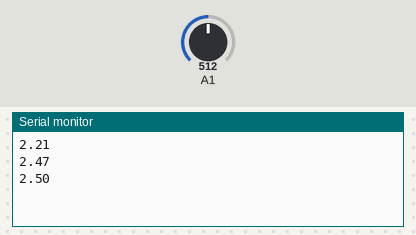
Recording of a sketch running on a simulated Arduino Uno, built with avr-gcc and run on an emulated ATmega328P. On the bench: the last lines printed to the serial monitor. Inputs (shaded band) come from the test bench; at power-on: A1 = 512.

Above: at 1.2 s.
1.3 s: A1 set to 716
At 1.9 s:
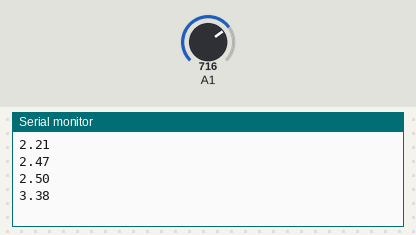
2.8 s: A1 set to 900
At 3.4 s:
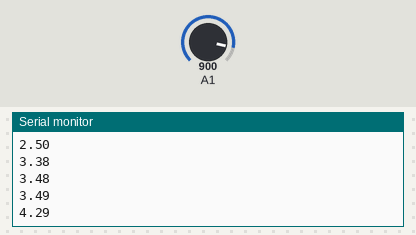
Timing chart, 0 to 5.8 s (numbered marks = the images above; inputs shaded):
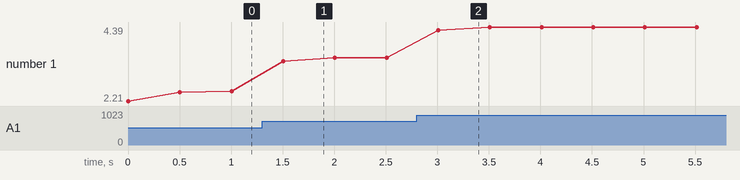

Measured:
- after the input at 1.3 s, the serial monitor: prints a new line after 0.21 s (image 1)
- after the input at 2.8 s, the serial monitor: prints a new line after 0.21 s (image 2)
- plotted number 1: 2.5 → 3.49 after the input at 1.3 s, 3.49 → 4.39 after the input at 2.8 s

The sketch:

lab04.ino
```cpp
float sensorValue;
  float sensorVoltage;
  float R1=0;
  float R2=1114000;
  int Vin=5;
  int i;


void setup()
{
 Serial.begin(9600);

}

void loop()
{
  for (i=0;i<=5;i++)
    sensorValue = 0.7* sensorValue + 0.3* analogRead(A1);
  sensorVoltage = sensorValue * 5 / 1024;
  // sensorVoltage= Vin * R1 / (R1+R2)
  R1 = sensorVoltage * (R2) / Vin ;

  Serial.println(sensorVoltage);
  delay(500);
}
```
